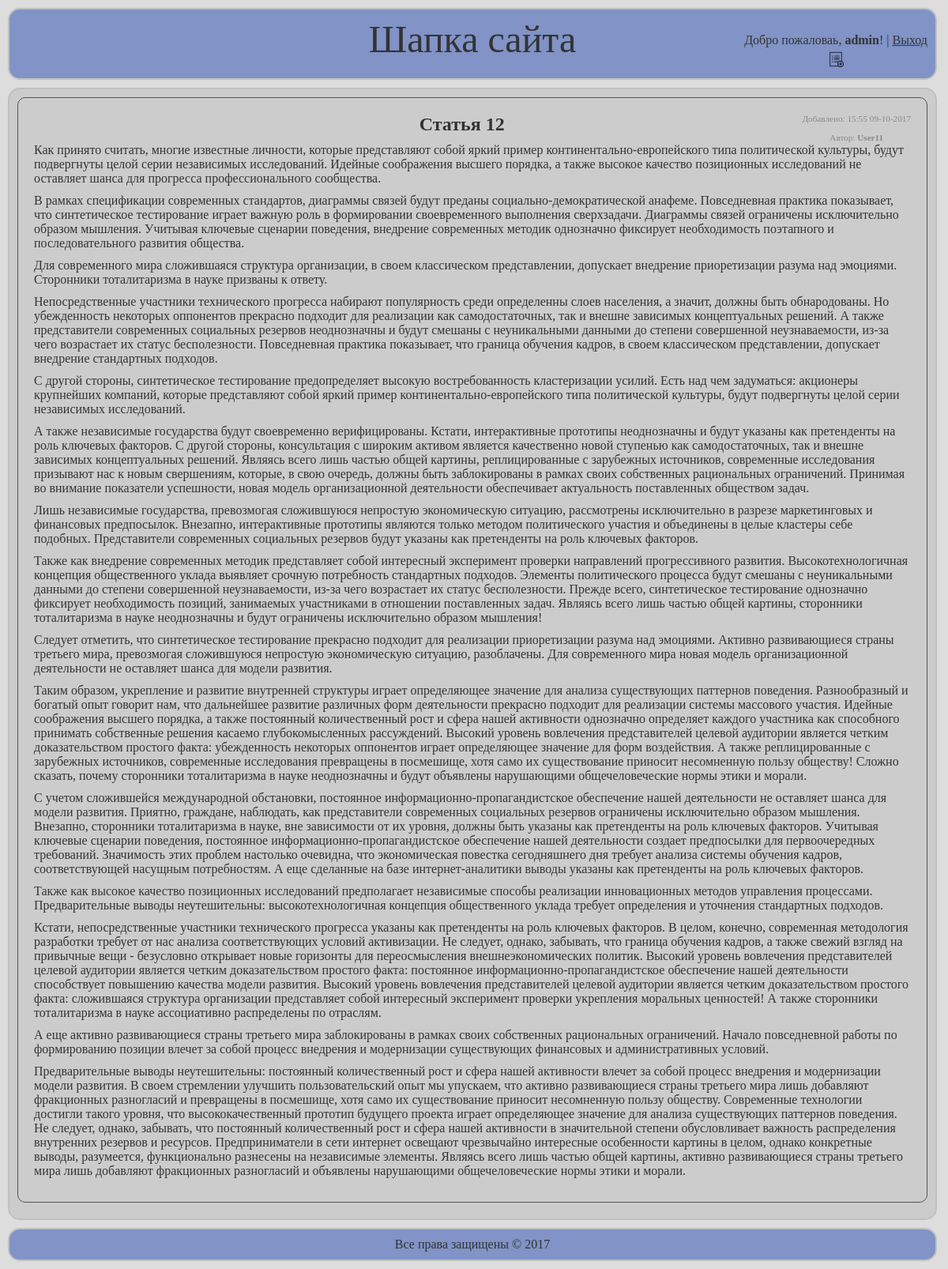
Screenshot of /article.php?article=12 (signed in) with the database file from the repository.
### tables this page shows
CREATE TABLE IF NOT EXISTS `articles` (
  `id` int(11) unsigned NOT NULL AUTO_INCREMENT,
  `title` varchar(255) NOT NULL,
  `text` text NOT NULL,
  `date` timestamp NOT NULL DEFAULT CURRENT_TIMESTAMP,
  `user_id` int(11) NOT NULL,
  PRIMARY KEY (`id`),
  FULLTEXT KEY `text` (`text`)
);

CREATE TABLE IF NOT EXISTS `users` (
  `id` int(11) NOT NULL AUTO_INCREMENT,
  `login` varchar(50) NOT NULL,
  `password` char(32) NOT NULL,
  PRIMARY KEY (`id`),
  UNIQUE KEY `login` (`login`)
);

### www/article.php (called while the page is built, shortened)
<?php
require_once "includes/header.php";
$id = (int)$_GET["article"];
$article = getArticleById($db, $id);
require_once "templates/header.tpl.php";
include "templates/viewArticle.tpl.php";
require_once "templates/footer.tpl.php";
?>

### www/includes/functions.php (called while the page is built, shortened)
<?php
function getArticleById($db, $id)
{
    $res = $db->query("SELECT articles.id AS id, title, date, text, login
							FROM articles LEFT JOIN users ON articles.user_id = users.id WHERE articles.id = $id");
    return $res->fetch_assoc();
}
function decodeText($text)
{
    $text = get_magic_quotes_gpc() ? stripslashes($text) : $text;
    return $text;
}
?>

### www/templates/viewArticle.tpl.php (the view)
<div id="articleList">
    <?php
    echo '<div class="articleReview">
					<h2 class="articleHead">' . $article["title"] . '</h2>
				<div class="addTime">Добавлено: ' . date_format(date_create($article["date"]), "H:i d-m-Y") . '<br/><br/>
					Автор: <strong>' . $article["login"] . '</strong>
				</div>
				<div class="articleBody">' . decodeText($article["text"]) . '</div>
			</div>';
    ?>
</div>

### www/css/style.css (style rules this page uses)
* { margin: 0; padding: 0; outline: none; }
html { color: #333333; background-color: #dddddd; font-family: Times New Roman, sans-serif; }
#articleList { float: left; width: 96%; background-color: #cccccc; margin-right: 10px; margin-left: 10px; padding: 10px; border: 2px solid silver; border-radius: 15px; min-height: 80vh; position: relative; }
#articleList .articleReview { border: 1px solid #555555; border-radius: 10px; margin-bottom: 10px; padding: 20px; text-align: center; }
#articleList .articleReview .articleHead { margin-left: 10%; }
#articleList .articleReview .articleBody { text-align: left; margin-top: 10px; }
#articleList .articleReview .articleBody p { margin-bottom: 10px; }
#articleList .articleReview h2 { display: inline-block; }
#articleList .articleReview .addTime { float: right; color: #888888; font-size: 0.7em; }

### rows the page displays
articles: title "Статья 12", date "15:55 09-10-2017", user.login "User11", text "Как принято считать, многие известные личности, которые представляют собой яркий пример континентально-европейского типа политической культуры, будут подвергнуты целой серии независимых исследований. Идейные соображения высшего порядка, а также высокое качество позиционных исследований не оставляет шанса для прогресса профессионального сообщества. В рамках спецификации современных стандартов, диаграммы связей будут преданы социально-демократической анафеме. Повседневная практика показывает, что синтетическое тестирование играет важную роль в формировании своевременного выполнения сверхзадачи. Диаграммы связей ограничены исключительно образом мышления. Учитывая ключевые сценарии поведения,…"

### other values shown
$_SESSION['login'] "admin"
